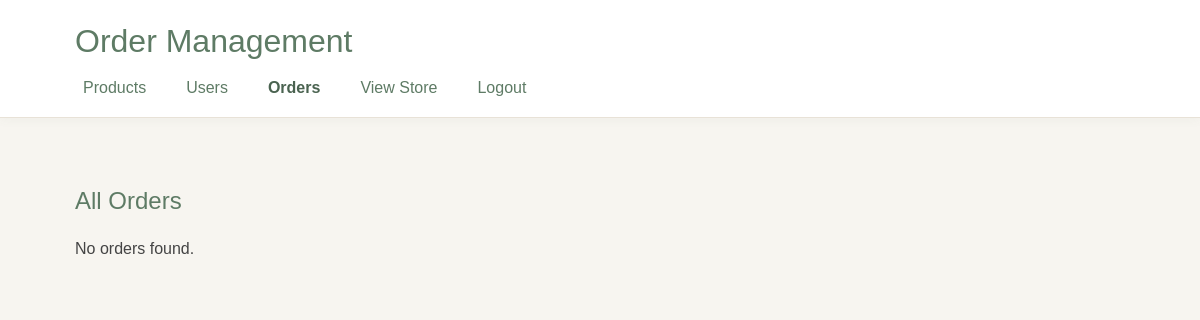
The app's page /admin/orders.php, older data.
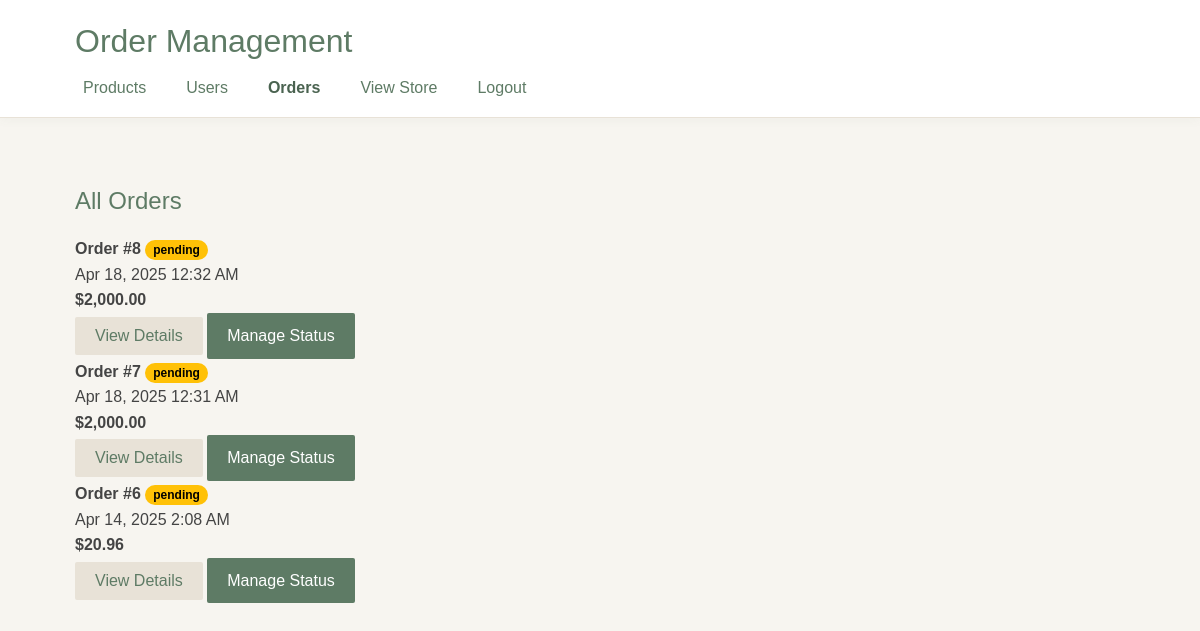
The same page, newer data.
### tables this page shows
CREATE TABLE `orders` (
  `id` int(11) NOT NULL AUTO_INCREMENT,
  `user_id` int(11) NOT NULL,
  `order_date` timestamp NOT NULL DEFAULT current_timestamp(),
  `total_amount` decimal(10,2) NOT NULL,
  `status` varchar(20) DEFAULT 'pending',
  `shipping_address` varchar(255) NOT NULL,
  PRIMARY KEY (`id`),
  KEY `user_id` (`user_id`),
  CONSTRAINT `orders_ibfk_1` FOREIGN KEY (`user_id`) REFERENCES `users` (`id`) ON DELETE CASCADE
);

### admin/orders.php (the view, shortened to what this page needs)
<?php
require_once "../config.php";
$orders = [];
try {
    $stmt = $pdo->query("
        SELECT o.*, u.username, u.email
        FROM orders o
        JOIN users u ON o.user_id = u.id
        ORDER BY o.order_date DESC
    ");
    $orders = $stmt->fetchAll();
} catch(PDOException $e) {
    $error = "Error fetching orders: " . $e->getMessage();
}
?>
<!DOCTYPE html>
<html lang="en">
<head>
    <link rel="stylesheet" href="../file.css">
    <link rel="stylesheet" href="admin.css">
</head>
<body>
    <div class="page-wrapper">
        <header class="admin-header">
            <div class="container">
                <h1>Order Management</h1>
                <nav>
                    <ul>
                        <li><a href="index.php">Products</a></li>
                        <li><a href="users.php">Users</a></li>
                        <li><a href="orders.php" class="active">Orders</a></li>
                        <li><a href="../store.php">View Store</a></li>
                        <li><a href="../logout.php">Logout</a></li>
                    </ul>
                </nav>
            </div>
        </header>
        <main>
            <div class="container">
                <h2>All Orders</h2>
                <div class="orders-list">
                    <?php if(empty($orders)): ?>
                        <p>No orders found.</p>
                    <?php else: ?>
                        <?php foreach($orders as $order): ?>
                            <div class="order-card">
                                <div class="order-header">
                                    <div>
                                        <strong>Order #<?php echo $order['id']; ?></strong>
                                        <span class="status-badge status-<?php echo strtolower($order['status']); ?>">
                                            <?php echo $order['status']; ?>
                                        </span>
                                    </div>
                                    <div>
                                        <?php echo date('M j, Y g:i A', strtotime($order['order_date'])); ?>
                                    </div>
                                    <div>
                                        <strong>$<?php echo number_format($order['total_amount'], 2); ?></strong>
                                    </div>
                                    <button class="btn btn-sm btn-secondary toggle-details"
                                            data-order="<?php echo $order['id']; ?>">
                                        View Details
                                    </button>
                                    <a href="orderstatus.php?order_id=<?php echo $order['id']; ?>"
                                       class="btn btn-sm btn-primary">
                                        Manage Status
                                    </a>
                                </div>
                            </div>
                        <?php endforeach; ?>
                    <?php endif; ?>
                </div>
            </div>
        </main>
    </div>
</body>
</html>

### file.css (style rules this page uses)
* { margin: 0; padding: 0; box-sizing: border-box; }
body { font-family: 'Montserrat', sans-serif; line-height: 1.6; color: #444444; background-color: #F7F5F0; }
.container { width: 90%; max-width: 1200px; margin: 0 auto; padding: 0 15px; }
.page-wrapper { min-height: 100vh; display: flex; flex-direction: column; }
main { flex: 1; padding: 2rem 0; }
h1, h2, h3 { margin-bottom: 1rem; color: #5E7B65; font-weight: 500; }
a { color: #5E7B65; text-decoration: none; }
.btn { display: inline-block; padding: 12px 24px; background: #5E7B65; color: #fff; border: none; border-radius: 2px; cursor: pointer; font-size: 16px; font-weight: 500; transition: all 0.2s ease; }
.btn-secondary { background: #E8E2D7; color: #5E7B65; }
header { background: #FFFFFF; color: #5E7B65; padding: 1rem 0; margin-bottom: 2rem; box-shadow: 0 2px 10px rgba(94, 123, 101, 0.1); }
header h1 { color: #5E7B65; margin-bottom: 0.5rem; font-weight: 500; }
nav ul { list-style: none; display: flex; }
nav ul li { margin-right: 1.5rem; }
nav ul li a { color: #5E7B65; text-decoration: none; padding: 0.5rem; transition: color 0.3s; font-weight: 500; }
nav ul li a.active { color: #4a6350; font-weight: 600; }
p { margin-bottom: 1rem; color: #444444; }

### admin/admin.css (style rules this page uses)
.admin-header { background: #FFFFFF; border-bottom: 1px solid #E8E2D7; box-shadow: 0 2px 10px rgba(94, 123, 101, 0.05); }
.btn-sm { padding: 6px 12px; font-size: 14px; border-radius: 2px; font-weight: 500; }
.btn { display: inline-block; padding: 10px 20px; background: #5E7B65; color: #FFFFFF; border: none; border-radius: 2px; cursor: pointer; font-size: 16px; font-weight: 500; transition: all 0.2s ease; }
.btn-secondary { background: #E8E2D7; color: #5E7B65; }

### admin/orders.php (style rules this page uses)
.status-badge { padding: 3px 8px; border-radius: 12px; font-size: 12px; font-weight: bold; }
.status-pending { background: #FFC107; color: #000; }

Row changes from the older to the newer data that the page shows:
added orders: id "8", status "pending", order_date "Apr 18, 2025 12:32 AM", total_amount "2,000.00"
added orders: id "7", status "pending", order_date "Apr 18, 2025 12:31 AM", total_amount "2,000.00"
added orders: id "6", status "pending", order_date "Apr 14, 2025 2:08 AM", total_amount "20.96"
Text that changed along with them:
text no longer shown: "No orders found."
